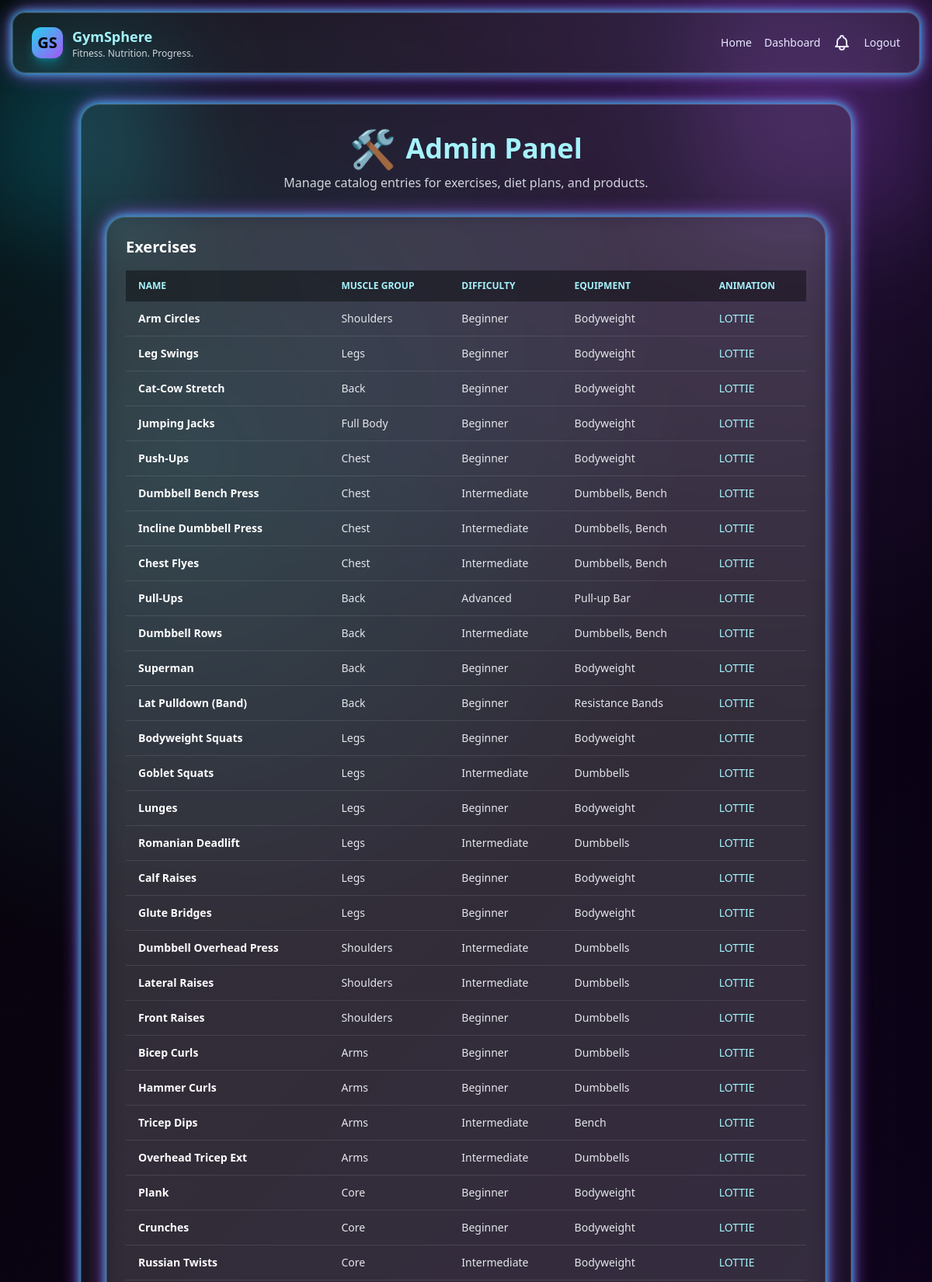
The page /admin (signed in, upper part) on the database its author committed.
### models.py (models this page shows, shortened)
class Exercise(db.Model):
    __tablename__ = "exercises"
    id = db.Column(db.Integer, primary_key=True)
    name = db.Column(db.String(100), nullable=False)
    muscle_group = db.Column(db.String(50))
    difficulty = db.Column(db.String(20)) # Beginner, Intermediate, Advanced
    equipment = db.Column(db.String(100)) # Bodyweight, Dumbbells, etc.
    description = db.Column(db.Text)
    animation_type = db.Column(db.String(20)) # lottie, gif, video
    animation_url = db.Column(db.String(500)) # URL to asset
    thumbnail_url = db.Column(db.String(500)) # Static preview
    tags = db.Column(db.String(200)) # Comma-separated tags

### app.py (the view)
    @app.route("/admin")
    @login_required
    def admin():
        if not current_user.is_admin:
            flash("Admin access required", "warning")
            return redirect(url_for("dashboard"))
        from models import DietPlan, Exercise
        exercises = Exercise.query.all()
        diet_plans = DietPlan.query.all()
        products = Product.query.all()
        return render_template(
            "admin.html",
            exercises=exercises,
            diet_plans=diet_plans,
            products=products,
        )

### templates/admin.html (shortened to what this page needs)
{% extends "base.html" %}
{% block content %}
<div class="space-y-8">
  <div class="text-center space-y-2">
    <div class="text-4xl font-semibold text-cyan-200 flex items-center justify-center gap-3">
      <span class="text-5xl">🛠️</span>
      Admin Panel
    </div>
    <p class="text-gray-300">Manage catalog entries for exercises, diet plans, and products.</p>
  </div>
  <section class="glass neon-border rounded-3xl p-6 space-y-4">
    <div class="text-xl font-semibold text-white">Exercises</div>
    <div class="overflow-x-auto">
      <table class="min-w-full text-sm text-left text-gray-200">
        <thead class="bg-black/40 text-cyan-200 uppercase text-xs">
          <tr>
            <th class="px-4 py-3">Name</th>
            <th class="px-4 py-3">Muscle Group</th>
            <th class="px-4 py-3">Difficulty</th>
            <th class="px-4 py-3">Equipment</th>
            <th class="px-4 py-3">Animation</th>
          </tr>
        </thead>
        <tbody>
          {% for ex in exercises %}
          <tr class="border-b border-white/10 hover:bg-white/5">
            <td class="px-4 py-3 font-semibold text-white">{{ ex.name }}</td>
            <td class="px-4 py-3">{{ ex.muscle_group }}</td>
            <td class="px-4 py-3">{{ ex.difficulty }}</td>
            <td class="px-4 py-3">{{ ex.equipment }}</td>
            <td class="px-4 py-3 text-cyan-200">{{ ex.animation_type|upper if ex.animation_type else 'N/A' }}</td>
          </tr>
          {% else %}
          <tr><td class="px-4 py-3 text-gray-400" colspan="5">No exercises found.</td></tr>
          {% endfor %}
        </tbody>
      </table>
    </div>
  </section>
</div>
{% endblock %}

### templates/base.html (shortened to what this page needs)
<!DOCTYPE html>
<html lang="en">
<head>
  <script src="https://cdn.tailwindcss.com"></script>
  <link rel="stylesheet" href="{{ url_for('static', filename='css/styles.css') }}" />
</head>
<body class="font-sans antialiased">
  <div class="absolute inset-0 pointer-events-none mix-blend-screen opacity-60">
    <div class="absolute -left-10 top-10 w-64 h-64 bg-cyan-500 blur-3xl opacity-40"></div>
    <div class="absolute right-0 top-0 w-72 h-72 bg-purple-500 blur-3xl opacity-30"></div>
  </div>
  <nav class="relative z-10 glass neon-border mx-4 mt-4 rounded-2xl px-6 py-4 flex items-center justify-between">
    <div class="flex items-center gap-3">
      <div
        class="w-10 h-10 rounded-xl bg-gradient-to-br from-cyan-400 to-purple-500 flex items-center justify-center text-xl font-bold text-black shadow-lg shadow-cyan-500/40">
        GS
      </div>
      <div>
        <div class="text-lg font-semibold text-cyan-200">GymSphere</div>
        <div class="text-xs text-gray-300">Fitness. Nutrition. Progress.</div>
      </div>
    </div>
    <div class="hidden md:flex items-center gap-4 text-sm">
      <a href="{{ url_for('index') }}" class="hover:text-cyan-300 transition">Home</a>
      {% if current_user.is_authenticated %}
      <a href="{{ url_for('dashboard') }}" class="hover:text-cyan-300 transition">Dashboard</a>
      <button id="notifBtn" class="relative hover:text-cyan-300 transition">
      </button>
      <a href="{{ url_for('logout') }}" class="hover:text-cyan-300 transition">Logout</a>
      {% else %}
      <a href="{{ url_for('login') }}" class="hover:text-cyan-300 transition">Login</a>
      <a href="{{ url_for('register') }}" class="hover:text-purple-300 transition">Register</a>
      {% endif %}
    </div>
  </nav>
  <main class="relative z-10 mx-auto max-w-5xl px-4 py-10">
    <div class="glass neon-border rounded-3xl p-8">
      {% block content %}{% endblock %}
    </div>
  </main>
</body>
</html>

### static/css/styles.css (style rules this page uses)
:root { --glass-bg: rgba(255, 255, 255, 0.06); --glass-border: rgba(255, 255, 255, 0.15); --glow-cyan: #22d3ee; --glow-purple: #a855f7; --glow-pink: #ec4899; --bg-dark: #050505; --bg-purple-dark: #0b0315; --bg-purple-deep: #140526; }
body { background: radial-gradient(circle at 20% 20%, rgba(34, 211, 238, 0.15), transparent 25%), radial-gradient(circle at 80% 0%, rgba(168, 85, 247, 0.2), transparent 30%), linear-gradient(135deg, var(--bg-dark) 0%, var(--bg-purple-dark) 50%, var(--bg-purple-deep) 100%); min-height: 100vh; color: #e9e9ff; font-family: -apple-system, BlinkMacSystemFont, 'Segoe UI', Roboto, Oxygen, Ubuntu, Cantarell, sans-serif; }
.glass { background: var(--glass-bg); border: 1px solid var(--glass-border); backdrop-filter: blur(12px); -webkit-backdrop-filter: blur(12px); box-shadow: 0 10px 40px rgba(0, 0, 0, 0.35), 0 0 25px rgba(34, 211, 238, 0.15), 0 0 25px rgba(168, 85, 247, 0.12); }
.neon-border { box-shadow: 0 0 12px var(--glow-cyan), 0 0 24px var(--glow-purple); }
a { transition: color 0.3s ease; }

### templates/base.html (style rules this page uses)
:root { --glass-bg: rgba(255, 255, 255, 0.06); --glass-border: rgba(255, 255, 255, 0.15); --glow-cyan: #22d3ee; --glow-purple: #a855f7; }
body { background: radial-gradient(circle at 20% 20%, rgba(34, 211, 238, 0.15), transparent 25%), radial-gradient(circle at 80% 0%, rgba(168, 85, 247, 0.2), transparent 30%), linear-gradient(135deg, #050505 0%, #0b0315 50%, #140526 100%); min-height: 100vh; color: #e9e9ff; }
.glass { background: var(--glass-bg); border: 1px solid var(--glass-border); backdrop-filter: blur(12px); -webkit-backdrop-filter: blur(12px); box-shadow: 0 10px 40px rgba(0, 0, 0, 0.35), 0 0 25px rgba(34, 211, 238, 0.15), 0 0 25px rgba(168, 85, 247, 0.12); }
.neon-border { box-shadow: 0 0 12px var(--glow-cyan), 0 0 24px var(--glow-purple); }

### rows shown on the page
Exercise: name "Arm Circles", muscle_group "Shoulders", difficulty "Beginner", equipment "Bodyweight", animation_type "LOTTIE"
Exercise: name "Leg Swings", muscle_group "Legs", difficulty "Beginner", equipment "Bodyweight", animation_type "LOTTIE"
Exercise: name "Cat-Cow Stretch", muscle_group "Back", difficulty "Beginner", equipment "Bodyweight", animation_type "LOTTIE"
Exercise: name "Jumping Jacks", muscle_group "Full Body", difficulty "Beginner", equipment "Bodyweight", animation_type "LOTTIE"
Exercise: name "Push-Ups", muscle_group "Chest", difficulty "Beginner", equipment "Bodyweight", animation_type "LOTTIE"
Exercise: name "Dumbbell Bench Press", muscle_group "Chest", difficulty "Intermediate", equipment "Dumbbells, Bench", animation_type "LOTTIE"
Exercise: name "Incline Dumbbell Press", muscle_group "Chest", difficulty "Intermediate", equipment "Dumbbells, Bench", animation_type "LOTTIE"
Exercise: name "Chest Flyes", muscle_group "Chest", difficulty "Intermediate", equipment "Dumbbells, Bench", animation_type "LOTTIE"
Exercise: name "Pull-Ups", muscle_group "Back", difficulty "Advanced", equipment "Pull-up Bar", animation_type "LOTTIE"
Exercise: name "Dumbbell Rows", muscle_group "Back", difficulty "Intermediate", equipment "Dumbbells, Bench", animation_type "LOTTIE"
Exercise: name "Superman", muscle_group "Back", difficulty "Beginner", equipment "Bodyweight", animation_type "LOTTIE"
Exercise: name "Lat Pulldown (Band)", muscle_group "Back", difficulty "Beginner", equipment "Resistance Bands", animation_type "LOTTIE"
Exercise: name "Bodyweight Squats", muscle_group "Legs", difficulty "Beginner", equipment "Bodyweight", animation_type "LOTTIE"
Exercise: name "Goblet Squats", muscle_group "Legs", difficulty "Intermediate", equipment "Dumbbells", animation_type "LOTTIE"
Exercise: name "Lunges", muscle_group "Legs", difficulty "Beginner", equipment "Bodyweight", animation_type "LOTTIE"
Exercise: name "Romanian Deadlift", muscle_group "Legs", difficulty "Intermediate", equipment "Dumbbells", animation_type "LOTTIE"
Exercise: name "Calf Raises", muscle_group "Legs", difficulty "Beginner", equipment "Bodyweight", animation_type "LOTTIE"
Exercise: name "Glute Bridges", muscle_group "Legs", difficulty "Beginner", equipment "Bodyweight", animation_type "LOTTIE"
Exercise: name "Dumbbell Overhead Press", muscle_group "Shoulders", difficulty "Intermediate", equipment "Dumbbells", animation_type "LOTTIE"
Exercise: name "Lateral Raises", muscle_group "Shoulders", difficulty "Intermediate", equipment "Dumbbells", animation_type "LOTTIE"
Exercise: name "Front Raises", muscle_group "Shoulders", difficulty "Beginner", equipment "Dumbbells", animation_type "LOTTIE"
Exercise: name "Bicep Curls", muscle_group "Arms", difficulty "Beginner", equipment "Dumbbells", animation_type "LOTTIE"
Exercise: name "Hammer Curls", muscle_group "Arms", difficulty "Beginner", equipment "Dumbbells", animation_type "LOTTIE"
Exercise: name "Tricep Dips", muscle_group "Arms", difficulty "Intermediate", equipment "Bench", animation_type "LOTTIE"
Exercise: name "Overhead Tricep Ext", muscle_group "Arms", difficulty "Intermediate", equipment "Dumbbells", animation_type "LOTTIE"
Exercise: name "Plank", muscle_group "Core", difficulty "Beginner", equipment "Bodyweight", animation_type "LOTTIE"
Exercise: name "Crunches", muscle_group "Core", difficulty "Beginner", equipment "Bodyweight", animation_type "LOTTIE"
Exercise: name "Russian Twists", muscle_group "Core", difficulty "Intermediate", equipment "Bodyweight", animation_type "LOTTIE"
